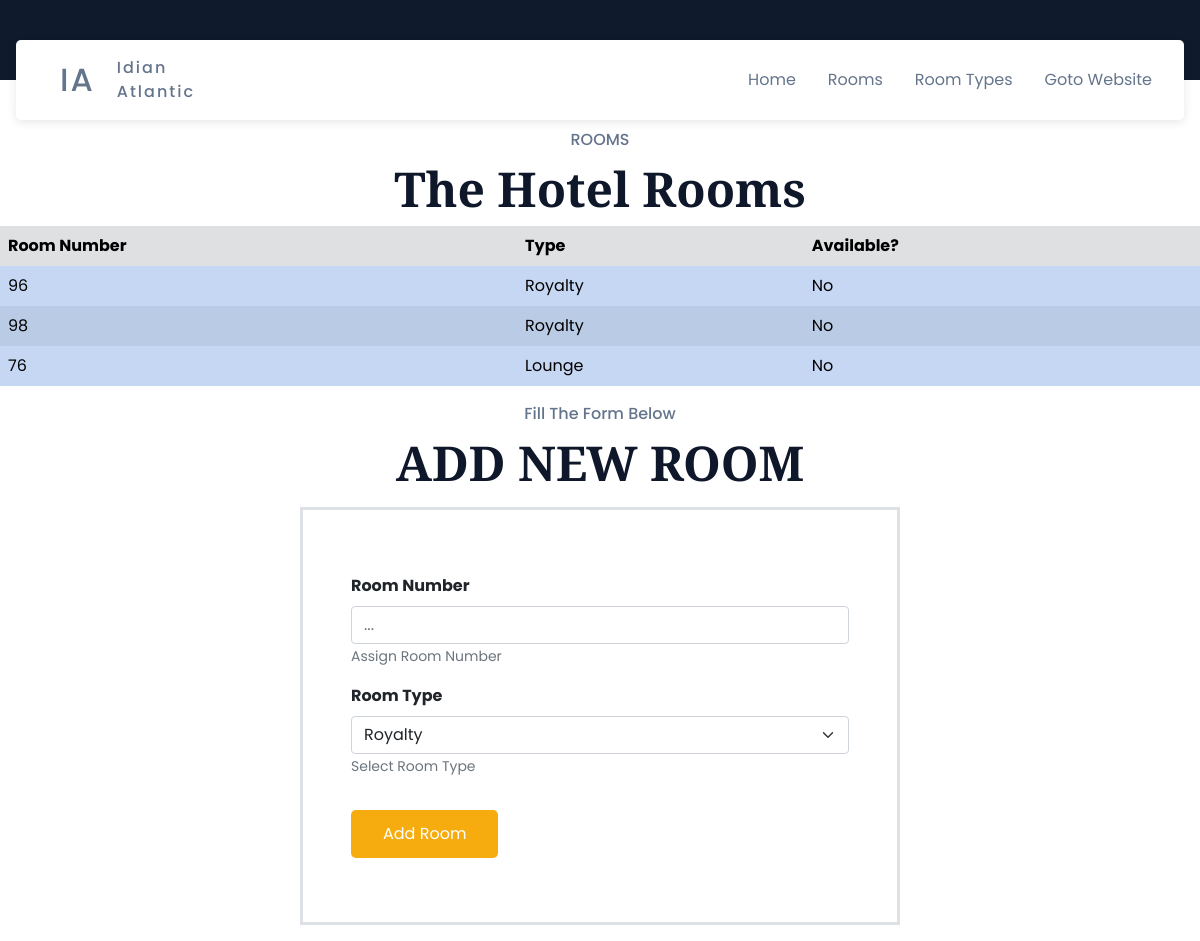
The app's page /admin/room with its own data.
### db/db.py (models this page shows)
class Room(Base):
    __tablename__ = "room"
    room_number = Column(Integer(), primary_key=True, index=True)
    room_type_id = Column(Integer(), ForeignKey("room_type.room_type_id"))
    available = Column(Boolean(), default=True) #instead of having the Booking table be the sole determinant of whether a room is booked or not, I think it would be better to use a column on the Room itself. If the determinant were the Booking table, then past booking records of a room will affect its current availability status
    room_type = relationship("RoomType", back_populates="rooms", uselist=False)

class RoomType(Base):
    __tablename__ = "room_type"
    room_type_id = Column(Integer(), primary_key=True, index=True)
    room_type_name = Column(String(), index=True)
    description = Column(String())
    price = Column(Float())
    capacity = Column(Integer())
    thumbnail_img_url = Column(String())
    rooms = relationship("Room", back_populates="room_type")

### routers/admin.py (the view)
@AdminRouter.get("/room", response_class=HTMLResponse)
async def new_room_view(request: Request, session:Session = Depends(get_db)):
    room_types = await AdminServices.get_all_room_types(session=session)
    rooms = await AdminServices.get_all_rooms(session=session)
    return templates.TemplateResponse("rooms.html", {"request": request, "room_types": room_types, "rooms": rooms})

### templates/rooms.html (shortened to what this page needs)
<!DOCTYPE html>
<html lang="en">
<head>
    <link rel="stylesheet" href="/static/bootstrap/css/bootstrap.min.css"/>
    <link rel="stylesheet" href="/static/styles.css">
</head>
<body>
    {% include 'components/admin_nav.html' %}
    {% if rooms %}
        <section class="room__container py-0" id="room">
            <p class="section__subheader">ROOMS</p>
            <h2 class="section__header">The Hotel Rooms</h2>
            <div class="h-25 overflow-scroll">
                <div class="table-responsive">
                    <table class="table table-striped table-hover table-active table-borderless align-middle">
                        <thead class="table-light">
                            <tr>
                                <th>Room Number</th>
                                <th>Type</th>
                                <th>Available?</th>
                            </tr>
                        </thead>
                        <tbody class="table-group-divider">
                            {% for room in rooms %}
                                <tr class="table-primary">
                                    <td scope="row">{{room.room_number}}</td>
                                    <td>{{room.room_type.room_type_name}}</td>
                                    <td>{% if room.available %} Yes {% else %} No {% endif %}</td>
                                </tr>
                            {% endfor %}
                        </tbody>
                    </table>
                </div>
            </div>
        </section>
    {% endif %}
    <section class="room__container py-0" id="room">
        <p class="section__subheader">Fill The Form Below</p>
        <h2 class="section__header">ADD NEW ROOM</h2>
        <div class="my-3 w-50 p-5 mx-auto border border-3">
            <form id="add-new-room-form">
                <div class="my-3">
                    <label for="room_number" class="form-label border-0"><b>Room Number</b></label>
                    <input required name="room_number" type="number" id="room_number" class="form-control" placeholder="..."/>
                    <small id="helpId" class="text-muted">Assign Room Number</small>
                </div>
                <div class="my-3">
                    <label for="room_type_id" class="form-label border-0"><b>Room Type</b></label>
                    <select required name="room_type_id" id="room_type_id" class="form-select">
                        {% for room_type in room_types %}
                            <option value="{{room_type.room_type_id}}">{{room_type.room_type_name}}</option>
                        {% endfor %}
                    </select>
                    <small id="helpId" class="text-muted">Select Room Type</small>
                </div>
                <button type="submit" id="submit-btn-add-room" class="btn btn-primary my-3">Add Room</button>
            </form>
        </div>
    </section>
</body>
</html>

### static/styles.css (style rules this page uses)
:root { --primary-color: #0f1a2c; --secondary-color: #f6ac0f; --text-dark: #0f172a; --text-light: #64748b; --extra-light: #f8fafc; --white: #ffffff; --max-width: 1200px; --header-font: "Playfair Display", serif; }
* { padding: 0; margin: 0; box-sizing: border-box; }
.section__subheader { margin-bottom: 0.5rem; font-size: 1rem; font-weight: 500; color: var(--text-light); }
.section__header { font-size: 3rem; font-weight: 800; font-family: var(--header-font); color: var(--text-dark); }
.btn { padding: 0.75rem 2rem; font-size: 1rem; color: var(--white); background-color: var(--secondary-color); outline: none; border: none; border-radius: 5px; cursor: pointer; }
html, body { scroll-behavior: smooth; }
body { font-family: "Poppins", sans-serif; }
.room__container { padding-block: 5rem; }
.room__container :is(.section__subheader, .section__header) { padding-inline: 1rem; text-align: center; }

### records on screen
Room: room_number "96", room_type.room_type_name "Royalty", available "No"
Room: room_number "98", room_type.room_type_name "Royalty", available "No"
Room: room_number "76", room_type.room_type_name "Lounge", available "No"

### other values on screen
form field room_type_id "Royalty"
